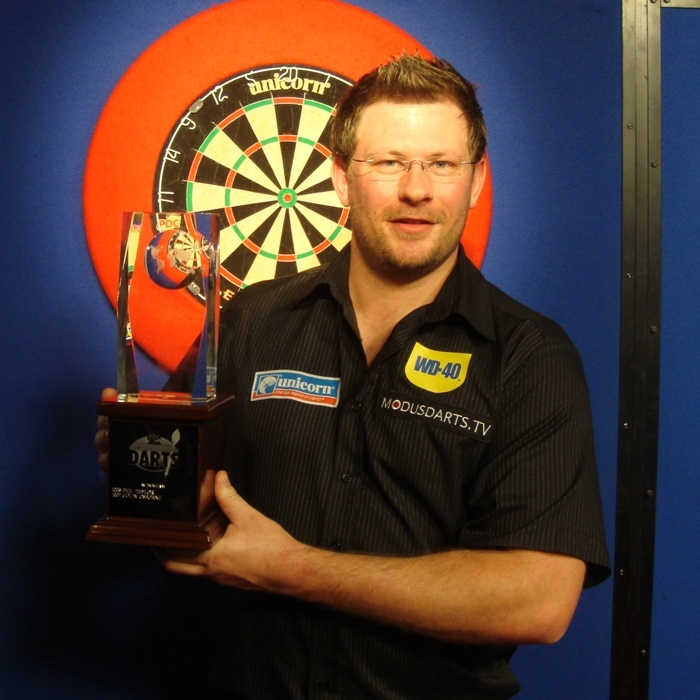
#> input picture dart4.jpg, 700 x 700 px, found by its file name
$ python -i framework.py   (imports and definitions only)
#> lines starting #> are read from the running program, lines starting #| are printed output that depends on the picture
import numpy as np
import cv2 as cv
import argparse
import operator
import matplotlib.pyplot as plt
from matplotlib import cm
from numpy import unravel_index

from eval import eval, iou, iouThreshold
from hough import hough_lines, hough_ellipse

path = 'images/positives/'

classifier2groundTruths = {"frontalface" : {'dart4.jpg': [[342, 99, 135, 176]],
                'dart5.jpg': [[65, 141, 55, 66], [56, 243, 59, 80], [191, 206, 59, 79], [252, 169, 54, 65], [290, 236, 57, 74], [373, 189, 68, 66], [428, 228, 58, 80], [518, 172, 54, 69], [560, 237, 59, 78], [648, 180, 57, 69], [683, 240, 52, 72]],
                'dart13.jpg': [[418, 118, 118, 143]],
                'dart14.jpg': [[463, 200, 91, 126], [727, 174, 102, 124]],
                'dart15.jpg': []},
                "dartboard": {'dart0.jpg': [[442, 16, 155, 177]],
                'dart1.jpg': [[198, 133, 191, 191]],
                'dart2.jpg': [[102,97,89,86]],
                'dart3.jpg': [[325, 148, 65, 71]],
                'dart4.jpg': [[184, 95, 169, 194]],
                'dart5.jpg': [[433, 141, 92, 104]],
                'dart6.jpg': [[213, 117, 59, 61]],
                'dart7.jpg': [[256, 171, 121, 142]],
                'dart8.jpg': [[69, 254, 58, 84], [844, 219, 112, 118]],
                'dart9.jpg': [[202, 48, 232, 232]],
                'dart10.jpg': [[91, 106, 97, 108], [585,125,55,85],[919,148,33,63]],
                'dart11.jpg': [[178, 105, 55, 49]],
                'dart12.jpg': [[157, 78, 58, 135]],
                'dart13.jpg': [[277, 120, 125, 129]],
                'dart14.jpg': [[120, 101, 125, 123], [990, 95, 120, 124]],
                'dart15.jpg': [[155, 57, 125, 136]]}
}

parser = argparse.ArgumentParser(description = 'Framework for running, testing and optimising object detectors')
# [7 lines not run here, left out]

# [4 lines of commented-out code are left out]

# [15 lines left out: function line_intersection, not called in this run]

#detects image and returns array called 'faces' with subarrays containg x, y, width and height of all boxes around detected faces.
def detect(image, scaleFactor=1.2, minNeighbors=7):
#> called with image = 'dart4.jpg', scaleFactor = 1.2, minNeighbors = 7
    img = cv.imread('images/positives/'+image)
#> img is the input picture: shape (700, 700, 3); mean B, G, R 51.3, 58, 77.5
    output = img.copy()

    gray = cv.cvtColor(img, cv.COLOR_BGR2GRAY)
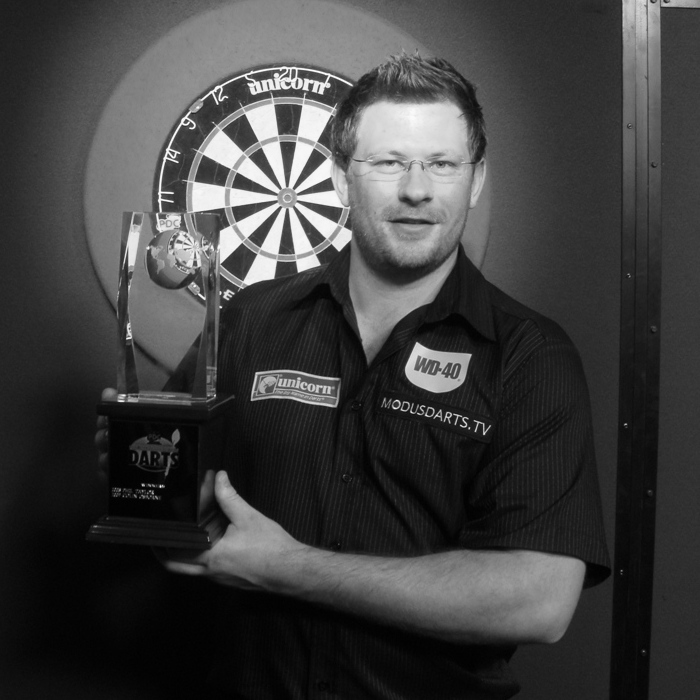
#> gray: shape (700, 700); min 0, max 253, mean 63.1
    gray = cv.equalizeHist(gray)
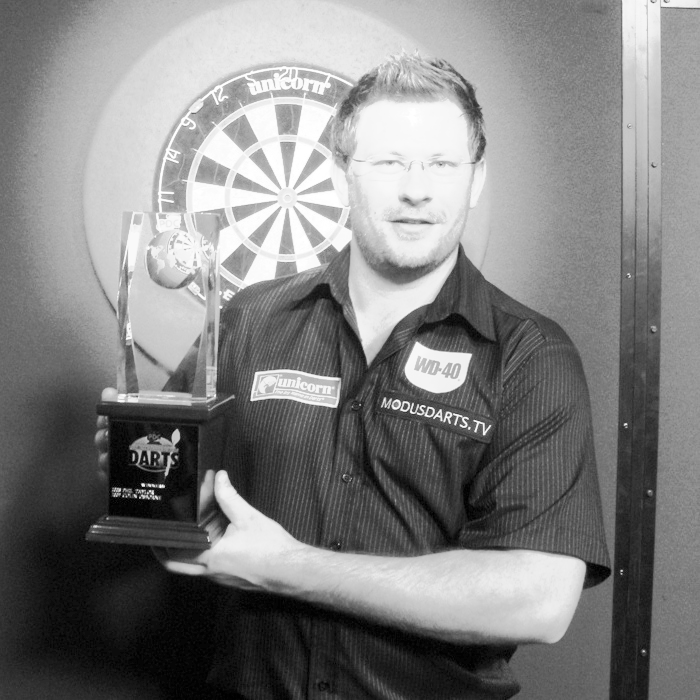
#> gray: shape (700, 700); min 0, max 255, mean 128.6
#> (the run stopped early here; a loop or call above may not have finished)
